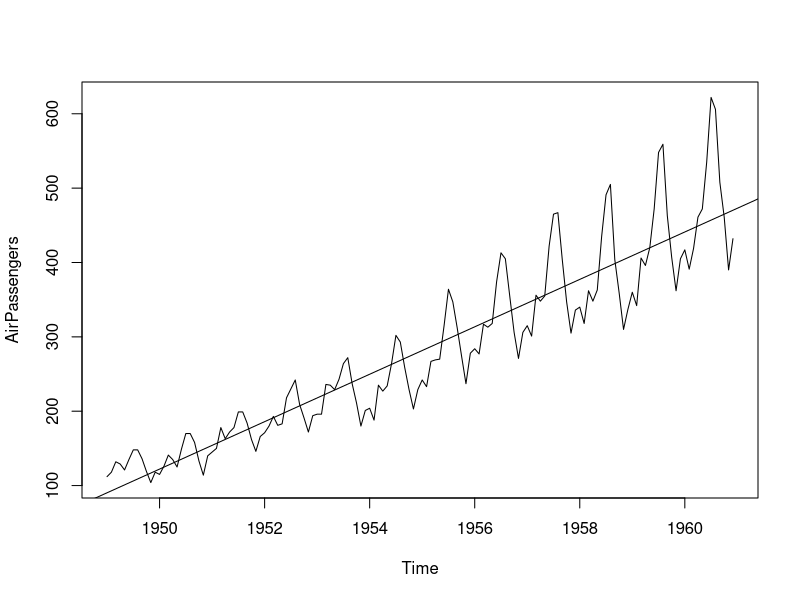
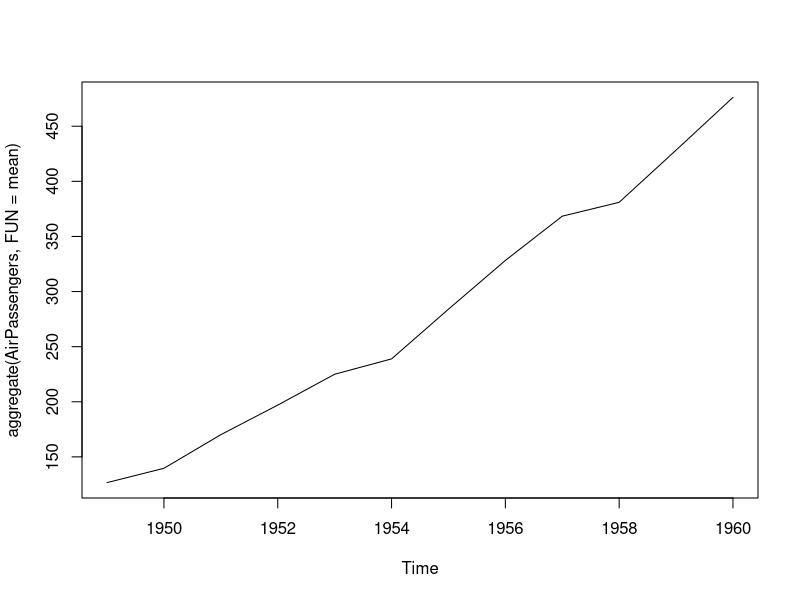
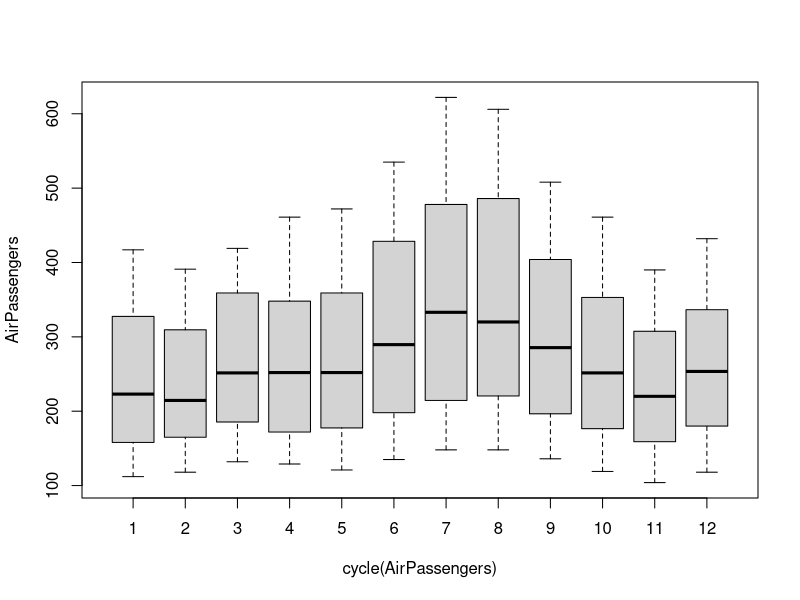
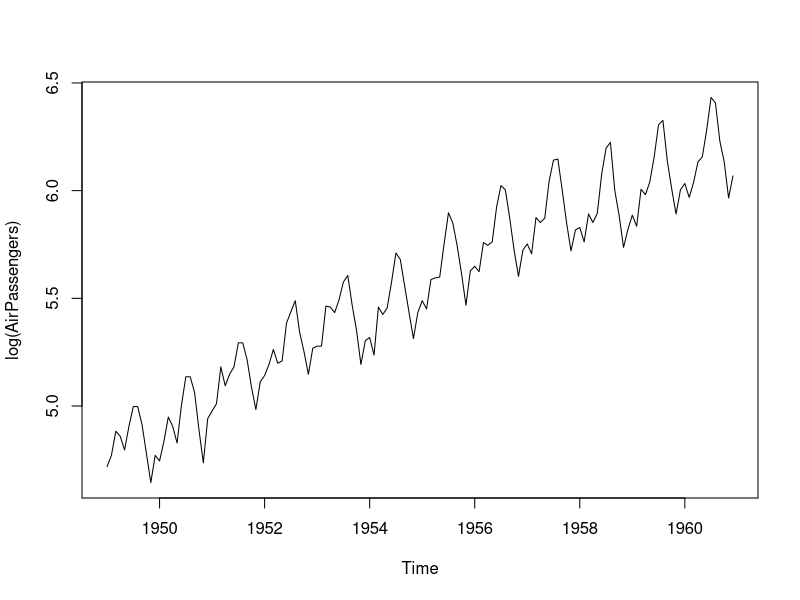
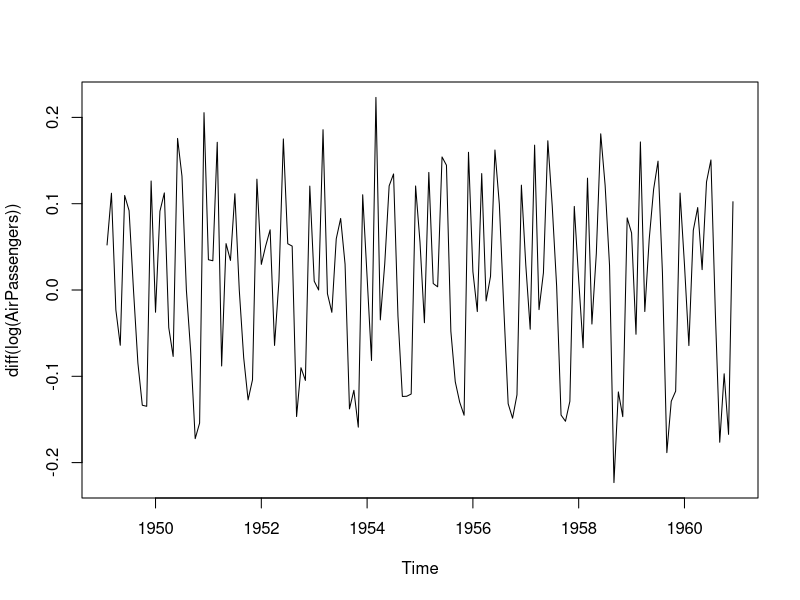

R code for these plots, in order:
## ---- chunk 1
knitr::opts_chunk$set(echo = TRUE)
## ---- chunk 2
data("AirPassengers")

class(AirPassengers)
## ---- chunk 3
start(AirPassengers)
## ---- chunk 4
end(AirPassengers)
## ---- chunk 5
frequency(AirPassengers)
## ---- chunk 6
summary(AirPassengers)
## ---- chunk 7
plot(AirPassengers)
abline(reg=lm(AirPassengers~time(AirPassengers)))
## ---- chunk 8
cycle(AirPassengers)
## ---- chunk 9
plot(aggregate(AirPassengers,FUN=mean))
## ---- chunk 10
boxplot(AirPassengers~cycle(AirPassengers))
## ---- chunk 11
plot(log(AirPassengers))
## ---- chunk 12
plot(diff(log(AirPassengers)))

## ---- chunk 13
install.packages("tseries")
library(tseries)
adf.test(diff(log(AirPassengers)), alternative = "stationary", k = 0)
